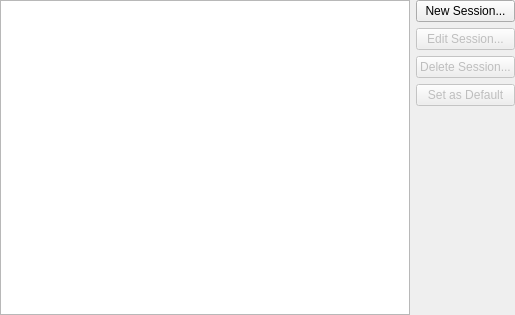
<ui version="4.0" >
 <class>SessionTypeDialog</class>
 <widget class="QWidget" name="SessionTypeDialog" >
  <property name="geometry" >
   <rect>
    <x>0</x>
    <y>0</y>
    <width>515</width>
    <height>315</height>
   </rect>
  </property>
  <property name="windowTitle" >
   <string>Form</string>
  </property>
  <layout class="QGridLayout" >
   <property name="leftMargin" >
    <number>0</number>
   </property>
   <property name="topMargin" >
    <number>0</number>
   </property>
   <property name="rightMargin" >
    <number>0</number>
   </property>
   <property name="bottomMargin" >
    <number>0</number>
   </property>
   <item row="0" column="1" >
    <widget class="QPushButton" name="newSessionButton" >
     <property name="text" >
      <string>New Session...</string>
     </property>
    </widget>
   </item>
   <item row="1" column="1" >
    <widget class="QPushButton" name="editSessionButton" >
     <property name="enabled" >
      <bool>false</bool>
     </property>
     <property name="text" >
      <string>Edit Session...</string>
     </property>
    </widget>
   </item>
   <item row="2" column="1" >
    <widget class="QPushButton" name="deleteSessionButton" >
     <property name="enabled" >
      <bool>false</bool>
     </property>
     <property name="text" >
      <string>Delete Session...</string>
     </property>
    </widget>
   </item>
   <item row="3" column="1" >
    <widget class="QPushButton" name="setAsDefaultButton" >
     <property name="enabled" >
      <bool>false</bool>
     </property>
     <property name="text" >
      <string>Set as Default</string>
     </property>
    </widget>
   </item>
   <item row="4" column="1" >
    <spacer>
     <property name="orientation" >
      <enum>Qt::Vertical</enum>
     </property>
     <property name="sizeHint" >
      <size>
       <width>20</width>
       <height>40</height>
      </size>
     </property>
    </spacer>
   </item>
   <item rowspan="5" row="0" column="0" >
    <widget class="QTableView" name="sessionTable" >
     <property name="frameShadow" >
      <enum>QFrame::Plain</enum>
     </property>
     <property name="alternatingRowColors" >
      <bool>true</bool>
     </property>
     <property name="selectionMode" >
      <enum>QAbstractItemView::SingleSelection</enum>
     </property>
     <property name="selectionBehavior" >
      <enum>QAbstractItemView::SelectRows</enum>
     </property>
     <property name="verticalScrollMode" >
      <enum>QAbstractItemView::ScrollPerPixel</enum>
     </property>
     <property name="horizontalScrollMode" >
      <enum>QAbstractItemView::ScrollPerPixel</enum>
     </property>
     <property name="showGrid" >
      <bool>false</bool>
     </property>
    </widget>
   </item>
  </layout>
 </widget>
 <includes/>
 <resources/>
 <connections/>
</ui>
